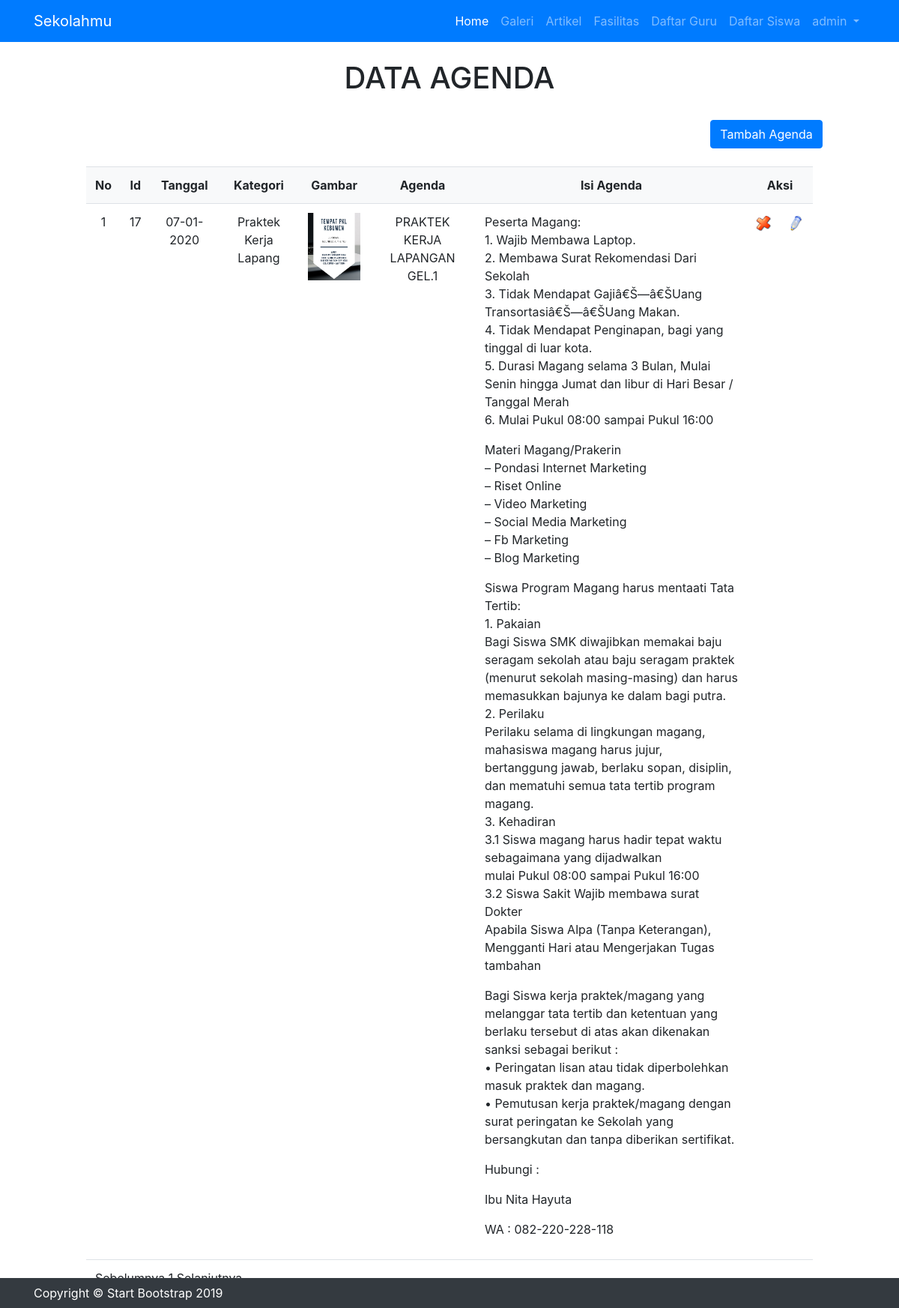
Page /dashboard/agenda/agenda_data.php (signed in) on the committed database.
### tables this page shows
CREATE TABLE IF NOT EXISTS `agenda` (
`id_agenda` int(255) NOT NULL,
  `title` varchar(500) NOT NULL,
  `descp` varchar(10000) DEFAULT NULL,
  `tanggal` date NOT NULL,
  `kategori` varchar(20) NOT NULL,
  `image` varchar(300) NOT NULL
);

### dashboard/agenda/agenda_data.php (the view, shortened to what this page needs)
<?php
include 'layout/header.php';
if (isset( $_SESSION['status'])) {
?>
<div class="container-fluid">
	<br>
	<center><p class="h1">DATA AGENDA</p></center>
	<div class="row">
			<div class="col-md-1"></div>
			<div class="col-md-10">
				<br>
		<form action="agenda_tambah.php">
			<div class="row">
							<div class="col-md-10"></div>
							<div class="col-md-2"><center><input type="submit" class="btn btn-primary align-right" value="Tambah Agenda" /></center></div>
							</div>
							<br>
			<table class="table table-striped">
				<thead class="thead-dark">
		<tr class="bg-light">
		<td><div align="center"><strong>No</strong></div></td>
		<td><div align="center"><strong>Id</strong></div></td>
		<td><div align="center"><strong>Tanggal</strong></div></td>
		<td><div align="center"><strong>Kategori</strong></div></td>
		<td><div align="center"><strong>Gambar</strong></div></td>
		<td><div align="center"><strong>Agenda</strong></div></td>
		<td><div align="center"><strong>Isi Agenda</strong></div></td>
		<td colspan="2"><div align="center"><strong>Aksi</strong></div></td>
		</tr>
			<?php
			$batas = 20;
			$pg = isset( $_GET['pg'] ) ? $_GET['pg'] : "";
			if ( empty( $pg ) ) {
			$posisi = 0;
			} else {
			$posisi = ( $pg - 1 ) * $batas;
			}
			$no=0+$posisi;
			  $tampil="SELECT * FROM agenda limit $posisi, $batas";
			  $qryTampil=mysql_query($tampil);
			  while ($dataTampil=mysql_fetch_array($qryTampil)) {
			 $no++;
			 ?>
			<tr bgcolor="#FFFFFF">
			<td align="center"><?php echo $no ; ?></td>
			<td align="center"><?php echo $dataTampil['id_agenda']; ?></td>
			<td align="center"><?php echo date('d-m-Y', strtotime($dataTampil['tanggal'])); ?></td>
			<td align="center"><?php echo $dataTampil['kategori']; ?></td>
			<td align="center"><?php echo "<img src='images/$dataTampil[image]' width='70' height='90' />";?></td>
			<td align="center"><?php echo $dataTampil['title']; ?></td>
			<td align="left"><?php echo $dataTampil['descp']; ?></td>
			<td>
			<div align="center">
			<a href="agenda_hapus.php?id_agenda=<?php echo $dataTampil['id_agenda'] ; ?>" onclick="javascript: return confirm('Anda yakin hapus ?')"><img src="gambar/hapus.png" width="20"></a>
			</td>
			<td>
			<a href="agenda_edit.php?id_agenda=<?php echo $dataTampil['id_agenda']; ?>"><img src="gambar/edit.png" width="20"></a>
			</div>
			<?php } ?>
			<tr bgcolor="#FFFFFF">
			<td colspan="11">
			 </td>
			 </tr>
	<?php
}
include 'layout/footer.php';
?>

### css/heroic-features.css (style rules this page uses)
body { padding-top: 56px; }

### rows in the picture
agenda: id_agenda "17", tanggal "07-01-2020", kategori "Praktek Kerja Lapang", image (picture), title "PRAKTEK KERJA LAPANGAN GEL.1", descp "Peserta Magang: 1. Wajib Membawa Laptop. 2. Membawa Surat Rekomendasi Dari Sekolah 3. Tidak Mendapat Gajiâ€Š—â€ŠUang Transortasiâ€Š—â€ŠUang Makan. 4. Tidak Mendapat Penginapan, bagi yang tinggal di luar kota. 5. Durasi Magang selama 3 Bulan, Mulai Senin hingga Jumat dan libur di Hari Besar / Tanggal Merah 6. Mulai Pukul 08:00 sampai Pukul 16:00 Materi Magang/Prakerin – Pondasi Internet Marketing – Riset Online – Video Marketing – Social Media Marketing – Fb Marketing – Blog Marketing Siswa Program Magang harus mentaati Tata Tertib: 1. Pakaian Bagi Siswa SMK diwajibkan memakai baju seragam sekolah atau baju seragam praktek (menurut sekolah masing-masing) dan harus memasukkan bajunya ke dalam…"

### other values in the picture
$_SESSION['username'] "admin"
